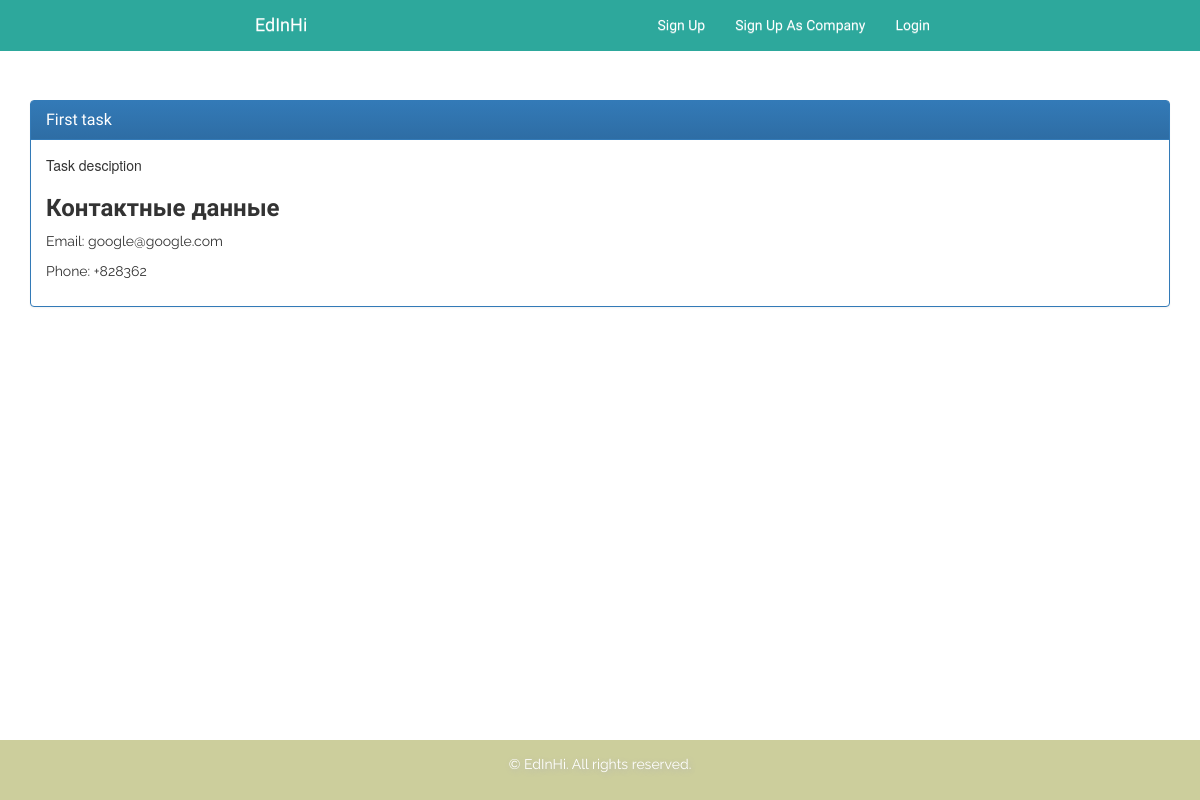
/task/company/1/, run on the app's committed database.
### tasks/models.py (models this page shows)
class CompanyTask(models.Model):
    name = models.CharField(max_length=200)
    comment_to_task = models.TextField()
    description = models.TextField()
    contact_email = models.EmailField()
    phone = models.CharField(max_length=20, null=True, blank=True)
    pub_date = models.DateTimeField('date published', default = timezone.now)

### tasks/views.py (the view)
# urls.py: url(r'^company/(?P<task_id>[0-9]+)/', views.company_task, name="ctask")
def company_task(request, task_id):
    task = get_object_or_404(CompanyTask, pk=task_id)
    return render(request, 'ctask/company_task.html', {'task':task})

### tasks/templates/ctask/company_task.html (shortened to what this page needs)
{%extends 'main_app/base.html' %}
{% load staticfiles %}
{% block content %}
<br><br><br><br><br>
<div class="container">
<div class="panel panel-primary">
  <div class="panel-heading">
    <h3 class="panel-title">{{ task.name }}</h3>
  </div>
  <div class="panel-body">
    {{ task.description|safe }}
    <h3><b>Контактные данные</b></h3>
    <p>Email: {{task.contact_email}}</p>
    <p>Phone: {{task.phone}} </p>
  </div>
</div>
</div>
{% endblock %}

### main_app/static/css/main.css (style rules this page uses)
html { position: relative; min-height: 100%; }
p { font-family: 'Raleway', sans-serif; }
html h1, html h2, html h3, html h4, html h5, html h6 { font-family: 'Heebo', sans-serif; font-weight: 300; }
body { margin-bottom: 60px; overflow-x: hidden; }

### data on the page
CompanyTask: name "First task", description "Task desciption", contact_email "google@google.com", phone "+828362"
